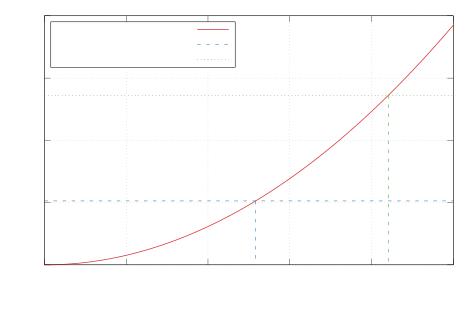

Recreate this plot in gnuplot.
# Ausgabe als PDF (Cairolatex für perfekte Schrift-Einbindung)
set terminal cairolatex pdf size 12cm, 8cm font ",10"
set output "images/physik/luftwiderstand.tex"

# Achsen und Beschriftung
set xlabel "Geschwindigkeit v [m/s]"
set ylabel "Kraft F [μN]" textcolor rgb "#333333"

# Wertebereiche
set xrange [0:10]
set yrange [0:20]

set grid
set key top left box opaque

# Physikalische Konstanten
rho_air = 1.225   # Dichte der Luft in kg/m^3
g = 9.81          # Erdbeschleunigung in m/s^2
cw = 0.4          # Widerstandsbeiwert

# --- TROPFEN (Durchmesser 1 mm) ---
d_tropfen = 0.001 # in m
r_tropfen = d_tropfen / 2.0
A_tropfen = pi * r_tropfen**2
V_tropfen = (4.0/3.0) * pi * r_tropfen**3
m_tropfen = 1000.0 * V_tropfen # Masse in kg
Fg_tropfen = m_tropfen * g * 1e6 # Gewichtskraft in μN

# --- SANDKORN (Durchmesser 1 mm) ---
d_sand = 0.001 # in m
r_sand = d_sand / 2.0
A_sand = pi * r_sand**2
V_sand = (4.0/3.0) * pi * r_sand**3
m_sand = 2650.0 * V_sand # Masse in kg
Fg_sand = m_sand * g * 1e6 # Gewichtskraft in μN

# Luftwiderstandskraft als Funktion der Geschwindigkeit (in μN)
Fw(v) = 0.5 * cw * A_tropfen * rho_air * v**2 * 1e6

# --- BERECHNUNG DER SCHNITTPUNKTE (Endgeschwindigkeiten) ---
# Fw(v) = Fg  =>  v = sqrt(Fg / (0.5 * cw * A * rho))
v_end_tropfen = sqrt((Fg_tropfen * 1e-6) / (0.5 * cw * A_tropfen * rho_air))
v_end_sand = sqrt((Fg_sand * 1e-6) / (0.5 * cw * A_sand * rho_air))

# --- VERTIKALE HILFSLINIEN ---
# Pfeil 1: Vom Schnittpunkt Tropfen zur x-Achse
set arrow 1 from v_end_tropfen, Fg_tropfen to v_end_tropfen, 0 nohead dt 2 lw 1.5 lc rgb "#1f77b4" front

# Pfeil 2: Vom Schnittpunkt Sandkorn zur x-Achse
set arrow 2 from v_end_sand, Fg_sand to v_end_sand, 0 nohead dt 2 lw 1.5 lc rgb "#2ca02c" front

# Plotten
plot Fw(x) title "Luftwiderstand" lc rgb "#d62728" lw 2, \
     Fg_tropfen title "Gewichtskraft Tropfen" lc rgb "#1f77b4" dt 2 lw 1.5, \
     Fg_sand title "Gewichtskraft Sandkorn" lc rgb "#2ca02c" dt 3 lw 1.5
